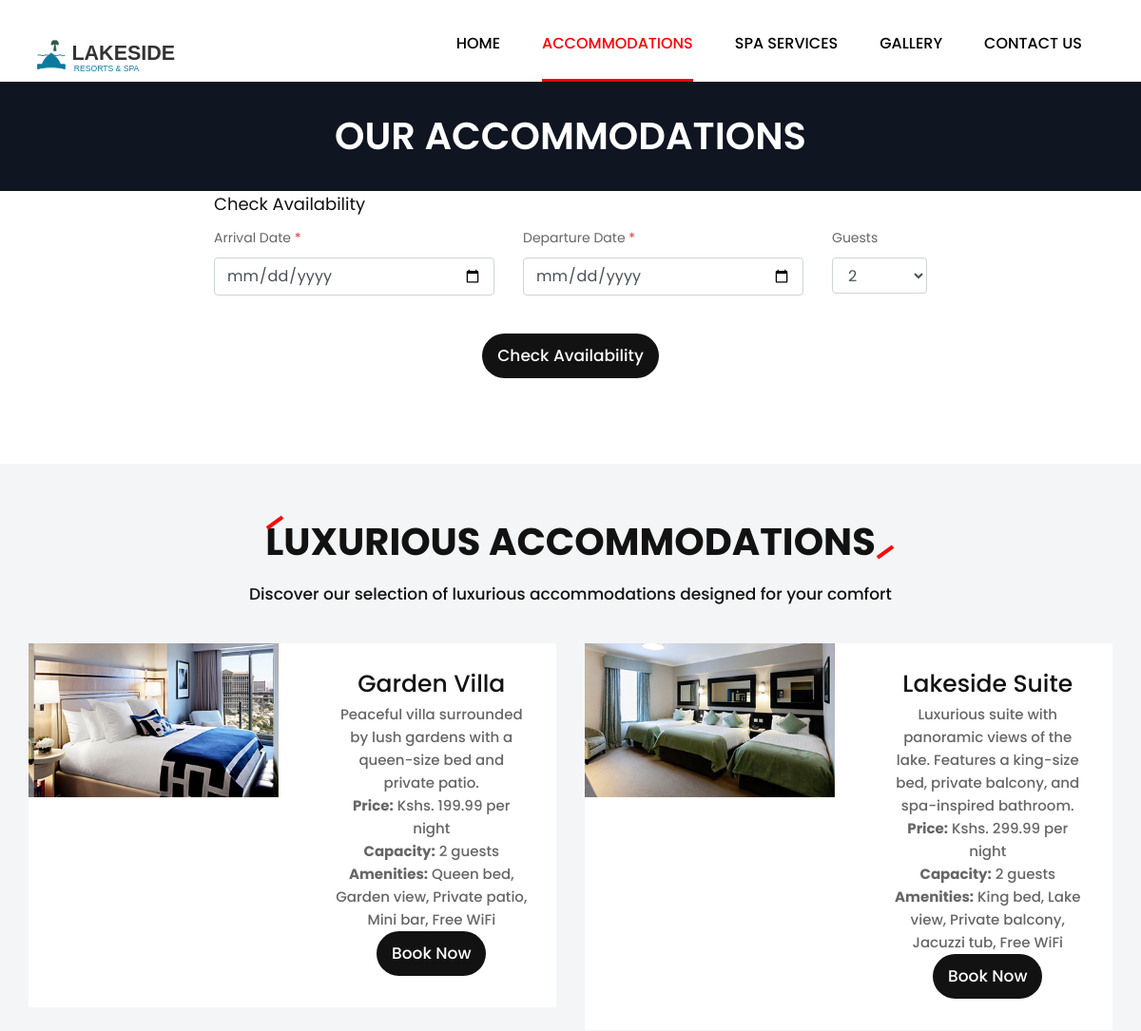
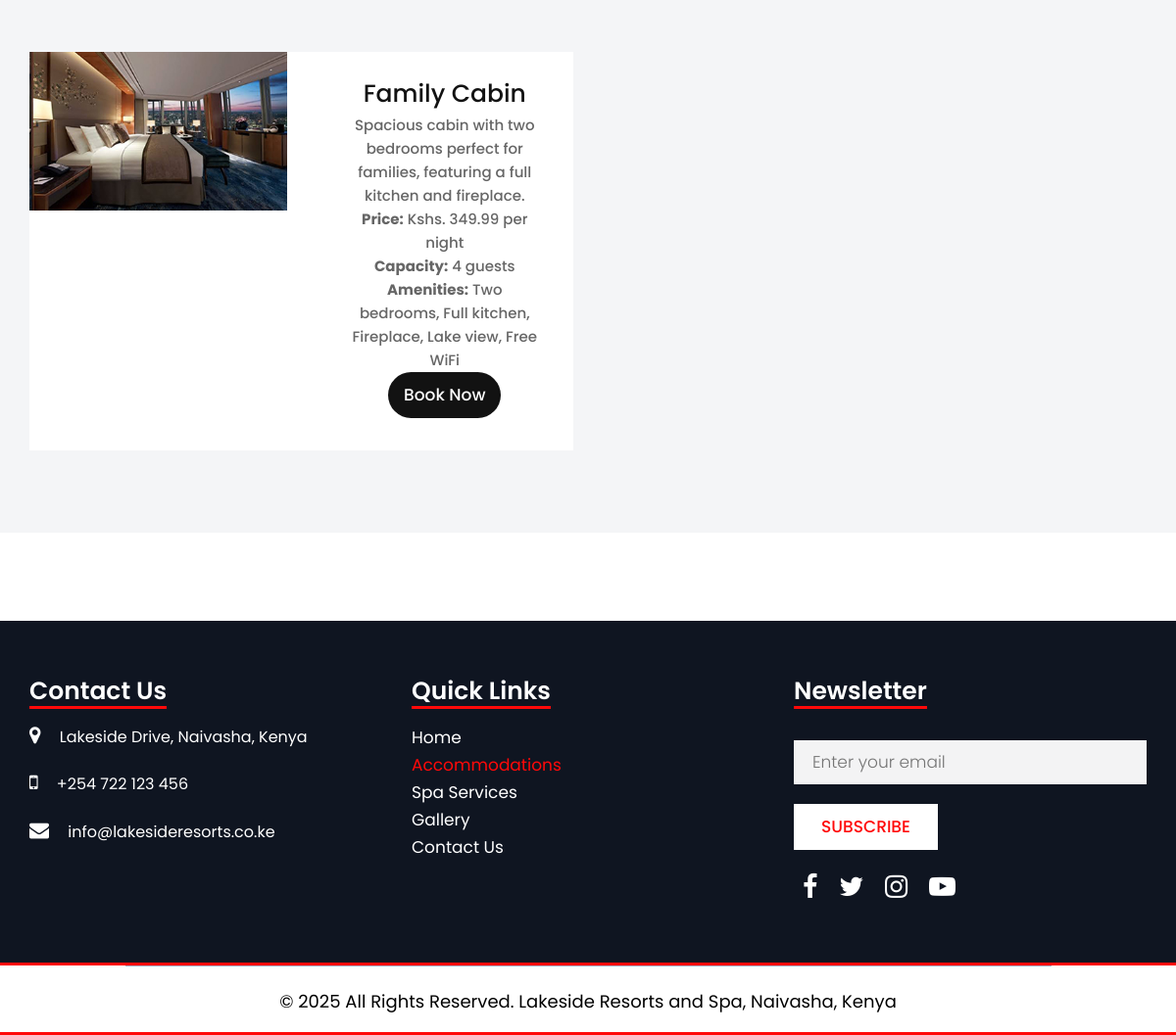
The page /rooms.php on the database its author committed (2 pictures, top to bottom).
### tables this page shows
CREATE TABLE
  rooms (
    id INT NOT NULL AUTO_INCREMENT,
    name VARCHAR(100) NOT NULL,
    description TEXT,
    price DECIMAL(10, 2) NOT NULL,
    capacity INT NOT NULL,
    image VARCHAR(255),
    amenities TEXT,
    is_available TINYINT (1) DEFAULT 1,
    PRIMARY KEY (id)
  );

### includes/functions.php (called while the page is built, shortened)
<?php
function format_price($price)
{
    return 'Kshs. ' . number_format($price, 2);
}
function get_rooms()
{
    global $conn;
    $rooms = [];
    $sql = "SELECT * FROM rooms WHERE is_available = 1 ORDER BY price";
    $result = mysqli_query($conn, $sql);
    if ($result && mysqli_num_rows($result) > 0) {
        while ($row = mysqli_fetch_assoc($result)) {
            $rooms[] = $row;
        }
    }
    return $rooms;
}

### rooms.php (the view, shortened to what this page needs)
<?php
require_once 'includes/connect.php';
require_once 'includes/functions.php';
include 'includes/header.php';
$rooms = get_rooms();
?>
<div class="back_re">
    <div class="container">
        <div class="row">
            <div class="col-md-12">
                <div class="title">
                    <h2>Our Accommodations</h2>
                </div>
            </div>
        </div>
    </div>
</div>
<div class="booking_section">
    <div class="container">
        <div class="row">
            <div class="col-md-8 offset-md-2">
                <div class="booking_form">
                    <h3>Check Availability</h3>
                    <form action="api/check_availability.php" method="post" id="availability_form" onsubmit="return checkAvailability();">
                        <div class="row">
                            <div class="col-md-5">
                                <div class="form-group">
                                    <label for="arrival_date" class="required">Arrival Date</label>
                                    <input type="date" id="arrival_date" name="arrival_date" class="form-control" required
                                        min="<?php echo date('Y-m-d'); ?>"
                                        value="<?php echo isset($_SESSION['check_arrival']) ? $_SESSION['check_arrival'] : ''; ?>">
                                </div>
                            </div>
                            <div class="col-md-5">
                                <div class="form-group">
                                    <label for="departure_date" class="required">Departure Date</label>
                                    <input type="date" id="departure_date" name="departure_date" class="form-control" required
                                        min="<?php echo date('Y-m-d', strtotime('+1 day')); ?>"
                                        value="<?php echo isset($_SESSION['check_departure']) ? $_SESSION['check_departure'] : ''; ?>">
                                </div>
                            </div>
                            <div class="col-md-2">
                                <div class="form-group">
                                    <label for="adults">Guests</label>
                                    <select id="adults" name="adults" class="form-control" required>
                                        <option value="2" <?php echo (!isset($_SESSION['check_adults']) || $_SESSION['check_adults'] == 2) ? 'selected' : ''; ?>>2</option>
                                    </select>
                                </div>
                            </div>
                            <div class="col-md-12 text-center mt-4">
                                <button type="submit" class="read_more">Check Availability</button>
                            </div>
                        </div>
                    </form>
                </div>
            </div>
        </div>
    </div>
</div>
<div class="our_room">
    <div class="container">
        <div class="row">
            <div class="col-md-12">
                <div class="titlepage">
                    <h2>Luxurious Accommodations</h2>
                    <p>Discover our selection of luxurious accommodations designed for your comfort</p>
                </div>
            </div>
        </div>
        <div class="row">
            <?php
            $available_rooms = isset($_SESSION['available_rooms']) ? $_SESSION['available_rooms'] : [];
            foreach ($rooms as $room):
                $isAvailable = empty($available_rooms) || in_array($room['id'], $available_rooms);
                $roomClass = $isAvailable ? ($available_rooms ? 'available-room' : '') : 'opacity-50';
            ?>
                <div class="col-md-6 mb-4">
                    <div id="room-<?php echo $room['id']; ?>" class="room detailed_room <?php echo $roomClass; ?>">
                        <div class="row">
                            <div class="col-md-6">
                                <div class="room_img">
                                    <figure><img src="images/<?php echo htmlspecialchars($room['image']); ?>" alt="<?php echo htmlspecialchars($room['name']); ?>" /></figure>
                                </div>
                            </div>
                            <div class="col-md-6">
                                <div class="bed_room">
                                    <h3><?php echo htmlspecialchars($room['name']); ?></h3>
                                    <p><?php echo nl2br(htmlspecialchars($room['description'])); ?></p>
                                    <div class="room_details">
                                        <p><strong>Price:</strong> <?php echo format_price($room['price']); ?> per night</p>
                                        <p><strong>Capacity:</strong> <?php echo $room['capacity']; ?> guests</p>
                                        <p><strong>Amenities:</strong> <?php echo htmlspecialchars($room['amenities']); ?></p>
                                    </div>
                                    <?php if ($isAvailable): ?>
                                        <button class="read_more book_room_btn" data-room-id="<?php echo $room['id']; ?>" data-room-name="<?php echo htmlspecialchars($room['name']); ?>">Book Now</button>
                                    <?php else: ?>
                                        <button class="read_more" disabled>Not Available</button>
                                    <?php endif; ?>
                                </div>
                            </div>
                        </div>
                    </div>
                </div>
            <?php endforeach; ?>
        </div>
    </div>
</div>
<?php
include 'includes/footer.php';
?>

### css/style.css (style rules this page uses)
* { box-sizing: border-box !important; }
.container { max-width: 1170px; }
html { scroll-behavior: smooth; }
body { color: #666666; font-size: 14px; font-family: 'Poppins', sans-serif; line-height: 1.80857; font-weight: normal; }
h1, h2, h3, h4, h5, h6 { letter-spacing: 0; font-weight: normal; position: relative; padding: 0 0 10px 0; font-weight: normal; line-height: normal; color: #111111; margin: 0 }
h2 { font-size: 22px; }
h3 { font-size: 18px; }
*, *::after, *::before { -webkit-box-sizing: border-box; -moz-box-sizing: border-box; box-sizing: border-box; }
p { margin: 0px; font-weight: 500; font-size: 15px; line-height: 24px; }
img { max-width: 100%; height: auto; }
button { border: 0; margin: 0; padding: 0; cursor: pointer; }
.titlepage { text-align: center; padding-bottom: 40px; }
.titlepage h2 { font-size: 40px; color: #121212; line-height: 45px; font-weight: bold; text-transform: uppercase; padding: 0; }
.titlepage h2::before { position: absolute; content: ""; background-color: #ff0909; width: 20px; height: 4px; transform: rotate(-36deg); }
.titlepage h2::after { position: absolute; content: ""; background-color: #ff0909; width: 20px; height: 4px; transform: rotate(-36deg); bottom: 10px; }
.read_more { font-size: 17px; background-color: #121212; color: #fff; padding: 8px 16px; text-align: center; display: inline-block; transition: ease-in all 0.5s; font-weight: 500; border-radius: 30px; }
.our_room { background-color: #f4f5f7; padding: 60px 0 30px 0; margin-top: 90px; }
.our_room .titlepage { text-align: center; }
.our_room .titlepage p { color: #121212; font-size: 17px; margin-top: 20px; }
.our_room .room { text-align: center; background-color: #fff; margin-bottom: 30px; transition: ease-in all 0.5s; }
.our_room .room .room_img { overflow: hidden; }
.our_room .room .room_img figure { margin: 0; }
.our_room .room .room_img figure img { width: 100%; transition: all .5s; }
.our_room .room .bed_room { padding: 33px 30px; }
.our_room .room .bed_room h3 { color: #121212; font-size: 25px; line-height: 20px; font-weight: 500; transition: ease-in all 0.5s; margin: auto; }
.back_re { background-color: #0f1521; }
.back_re .title { text-align: center; }
.back_re .title h2 { color:#fff; font-size: 40px; padding: 40px 0; font-weight: 600; text-transform: uppercase; line-height: 35px; }

### css/icomoon.css (style rules this page uses)
body { background: #fff; }

### rooms.php (style rules this page uses)
label.required::after { content: ' *'; color: #dc3545; }
.form-group { margin-bottom: 1rem; }

### rows shown on the page
rooms: image (picture), name "Garden Villa", description "Peaceful villa surrounded by lush gardens with a queen-size bed and private patio.", price "Kshs. 199.99", capacity "2", amenities "Queen bed, Garden view, Private patio, Mini bar, Free WiFi"
rooms: image (picture), name "Lakeside Suite", description "Luxurious suite with panoramic views of the lake. Features a king-size bed, private balcony, and spa-inspired bathroom.", price "Kshs. 299.99", capacity "2", amenities "King bed, Lake view, Private balcony, Jacuzzi tub, Free WiFi"
rooms: image (picture), name "Family Cabin", description "Spacious cabin with two bedrooms perfect for families, featuring a full kitchen and fireplace.", price "Kshs. 349.99", capacity "4", amenities "Two bedrooms, Full kitchen, Fireplace, Lake view, Free WiFi"
